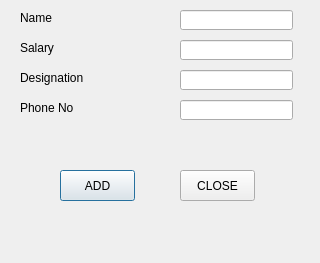
<?xml version="1.0" encoding="UTF-8"?>
<ui version="4.0">
 <class>addemployee</class>
 <widget class="QDialog" name="addemployee">
  <property name="windowModality">
   <enum>Qt::WindowModal</enum>
  </property>
  <property name="geometry">
   <rect>
    <x>0</x>
    <y>0</y>
    <width>320</width>
    <height>263</height>
   </rect>
  </property>
  <property name="windowTitle">
   <string>Add an Item</string>
  </property>
  <property name="inputMethodHints">
   <set>Qt::ImhExclusiveInputMask</set>
  </property>
  <widget class="QPushButton" name="btnAdd1">
   <property name="geometry">
    <rect>
     <x>60</x>
     <y>170</y>
     <width>75</width>
     <height>31</height>
    </rect>
   </property>
   <property name="font">
    <font>
     <pointsize>9</pointsize>
    </font>
   </property>
   <property name="text">
    <string>ADD</string>
   </property>
  </widget>
  <widget class="QLabel" name="label">
   <property name="geometry">
    <rect>
     <x>20</x>
     <y>10</y>
     <width>121</width>
     <height>16</height>
    </rect>
   </property>
   <property name="font">
    <font>
     <pointsize>9</pointsize>
    </font>
   </property>
   <property name="text">
    <string>Name</string>
   </property>
  </widget>
  <widget class="QLineEdit" name="txtName">
   <property name="geometry">
    <rect>
     <x>180</x>
     <y>10</y>
     <width>113</width>
     <height>20</height>
    </rect>
   </property>
   <property name="font">
    <font>
     <pointsize>9</pointsize>
    </font>
   </property>
  </widget>
  <widget class="QLineEdit" name="txtQuantity">
   <property name="geometry">
    <rect>
     <x>180</x>
     <y>40</y>
     <width>113</width>
     <height>20</height>
    </rect>
   </property>
   <property name="font">
    <font>
     <pointsize>9</pointsize>
    </font>
   </property>
  </widget>
  <widget class="QLabel" name="label_2">
   <property name="geometry">
    <rect>
     <x>20</x>
     <y>40</y>
     <width>121</width>
     <height>16</height>
    </rect>
   </property>
   <property name="font">
    <font>
     <pointsize>9</pointsize>
    </font>
   </property>
   <property name="text">
    <string>Salary</string>
   </property>
  </widget>
  <widget class="QLineEdit" name="txtDOP">
   <property name="geometry">
    <rect>
     <x>180</x>
     <y>70</y>
     <width>113</width>
     <height>20</height>
    </rect>
   </property>
   <property name="font">
    <font>
     <pointsize>9</pointsize>
    </font>
   </property>
  </widget>
  <widget class="QLabel" name="label_4">
   <property name="geometry">
    <rect>
     <x>20</x>
     <y>70</y>
     <width>121</width>
     <height>16</height>
    </rect>
   </property>
   <property name="font">
    <font>
     <pointsize>9</pointsize>
    </font>
   </property>
   <property name="text">
    <string>Designation</string>
   </property>
  </widget>
  <widget class="QLineEdit" name="txtDOS">
   <property name="geometry">
    <rect>
     <x>180</x>
     <y>100</y>
     <width>113</width>
     <height>20</height>
    </rect>
   </property>
   <property name="font">
    <font>
     <pointsize>9</pointsize>
    </font>
   </property>
  </widget>
  <widget class="QLabel" name="label_5">
   <property name="geometry">
    <rect>
     <x>20</x>
     <y>100</y>
     <width>121</width>
     <height>16</height>
    </rect>
   </property>
   <property name="font">
    <font>
     <pointsize>9</pointsize>
    </font>
   </property>
   <property name="text">
    <string>Phone No</string>
   </property>
  </widget>
  <widget class="QLabel" name="lblInfo">
   <property name="geometry">
    <rect>
     <x>210</x>
     <y>200</y>
     <width>141</width>
     <height>16</height>
    </rect>
   </property>
   <property name="text">
    <string/>
   </property>
  </widget>
  <widget class="QPushButton" name="btnAdd1_2">
   <property name="geometry">
    <rect>
     <x>180</x>
     <y>170</y>
     <width>75</width>
     <height>31</height>
    </rect>
   </property>
   <property name="font">
    <font>
     <pointsize>9</pointsize>
    </font>
   </property>
   <property name="text">
    <string>CLOSE</string>
   </property>
  </widget>
 </widget>
 <resources/>
 <connections/>
</ui>
